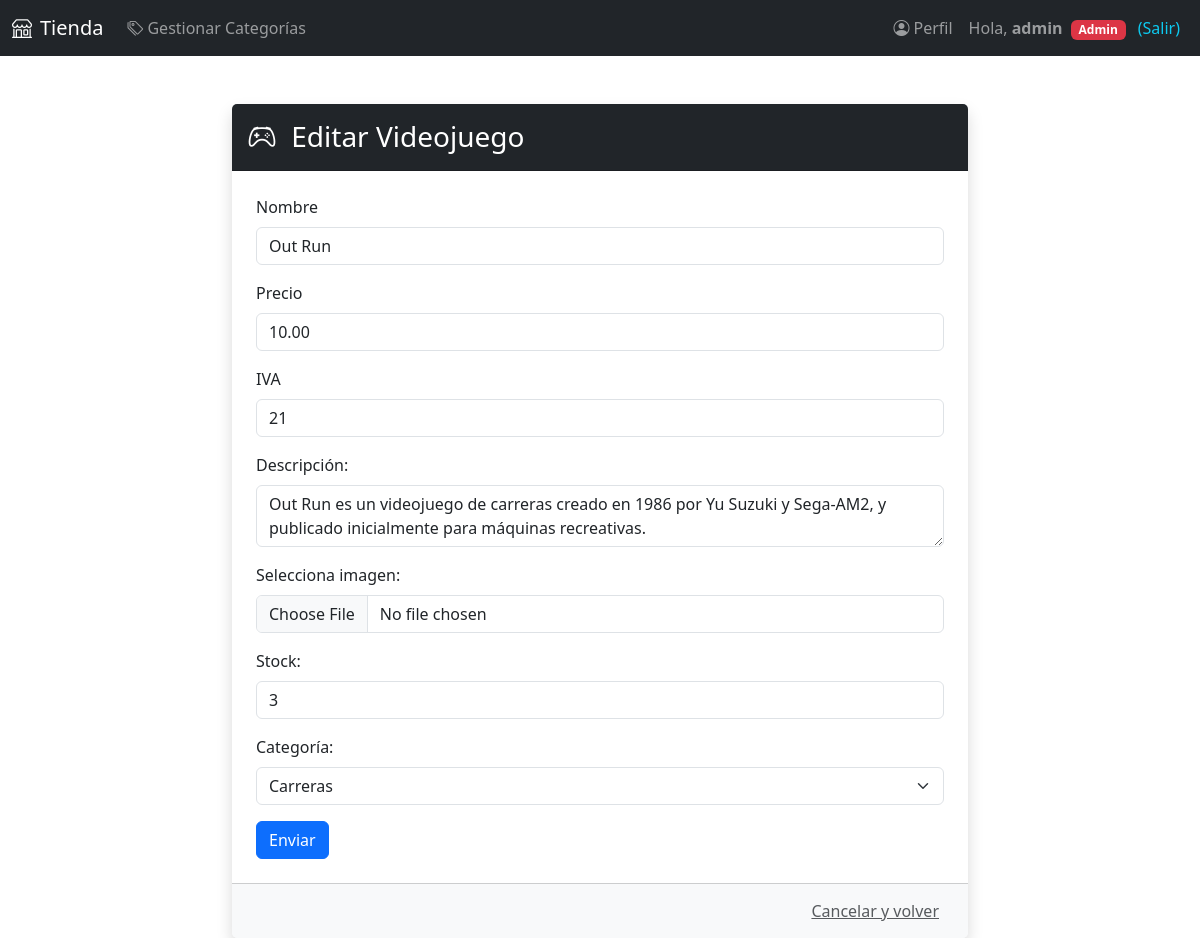
The app's page /articulos/edit/6 (signed in) with its own data.
### aplicacion/models.py (models this page shows, shortened)
class Usuarios(db.Model, UserMixin):
    __tablename__ = 'usuarios'
    id = Column(Integer, primary_key=True)
    username = Column(String(100), nullable=False)
    password_hash = Column(String(128), nullable=False)
    nombre = Column(String(200), nullable=False)
    email = Column(String(200), nullable=False, unique=True)
    admin = Column(Boolean, default=False)
    @property
    def password(self):
        raise AttributeError('password is not a readable attribute')

class Articulos(db.Model):
    __tablename__ = 'articulos'
    id = Column(Integer, primary_key=True)
    nombre = Column(String(100), nullable=False)
    precio = Column(Float, default=0)
    iva = Column(Integer, default=21)
    descripcion = Column(String(255))
    image = Column(String(255))
    stock = Column(Integer, default=0)
    CategoriaId = Column(Integer, ForeignKey('categorias.id'), nullable=False)

### aplicacion/app.py (the view, shortened to what this page needs)
@app.route('/articulos/edit/<int:id>', methods=["GET", "POST"])
@login_required
def articulos_edit(id):
    if not current_user.admin: abort(403)
    art = Articulos.query.get_or_404(id)
    form = formArticulo(obj=art)
    form.CategoriaId.choices = [(c.id, c.nombre) for c in Categorias.query.all()]
    return render_template("articulos_new.html", form=form)

### aplicacion/forms.py
class formArticulo(FlaskForm):
    nombre = StringField('Nombre', validators=[DataRequired("Tienes que poner un nombre")])
    precio = DecimalField('Precio', default=0, validators=[DataRequired("Tienes que poner un precio")])
    iva = IntegerField('IVA', default=21, validators=[DataRequired("Tienes que poner un IVA")])
    descripcion = TextAreaField('Descripción:')
    photo = FileField('Selecciona imagen:')
    stock = IntegerField('Stock:', default=1, validators=[DataRequired("Tienes que poner una cantidad de stock")])
    CategoriaId = SelectField('Categoría:', coerce=int)
    submit = SubmitField('Enviar')

### aplicacion/app.py (called while the page is built)
@login_manager.user_loader
def load_user(user_id):
    return Usuarios.query.get(int(user_id))

@app.context_processor
def inject_permissions():
    return dict(
        is_login=current_user.is_authenticated,
        is_admin=getattr(current_user, 'admin', False)
    )

### aplicacion/templates/articulos_new.html (shortened to what this page needs)
{% extends "base2.html" %}
{% from 'bootstrap5/form.html' import render_form %}
{% block contenido %}
<div class="container mt-5">
    <div class="row justify-content-center">
        <div class="col-md-8">
            <div class="card shadow border-0">
                <div class="card-header bg-dark text-white py-3">
                    <h3 class="mb-0">
                        <span class="bi bi-controller me-2"></span>
                        {% if request.endpoint == 'articulos_new' %}Añadir Nuevo Videojuego{% else %}Editar Videojuego{% endif %}
                    </h3>
                </div>
                <div class="card-body p-4">
                    <form method="post" enctype="multipart/form-data">
                        {{ render_form(form) }}
                    </form>
                </div>
                <div class="card-footer bg-light text-end">
                    <a href="{{ url_for('inicio') }}" class="btn btn-link text-muted">Cancelar y volver</a>
                </div>
            </div>
        </div>
    </div>
</div>
{% endblock %}

### aplicacion/templates/base2.html
{% extends "base.html" %}
{% block navbar %}
<nav class="navbar navbar-expand-lg navbar-dark bg-dark">
    <div class="container-fluid">
        <a class="navbar-brand" href="/"><span class="bi bi-shop me-2"></span>Tienda</a>
        <div class="collapse navbar-collapse" id="navbarNav">
            <ul class="navbar-nav me-auto">
                {% if is_admin %}
                <li class="nav-item">
                    <a class="nav-link" href="{{ url_for('categorias_lista') }}">
                        <span class="bi bi-tags me-1"></span>Gestionar Categorías
                    </a>
                </li>
                {% endif %}
            </ul>
            <ul class="navbar-nav ms-auto">
                {% if is_login %}
                <li class="nav-item">
                    <a class="nav-link" href="{{ url_for('perfil', username=current_user.username) }}">
                        <span class="bi bi-person-circle me-1"></span>Perfil
                    </a>
                </li>
                <li class="nav-item">
                    <a class="nav-link" href="{{ url_for('logout') }}">
                        Hola, <strong>{{ current_user.username }}</strong>
                        {% if is_admin %}<span class="badge bg-danger ms-1">Admin</span>{% endif %}
                        <span class="ms-2 text-info">(Salir)</span>
                    </a>
                </li>
                {% else %}
                <li class="nav-item"><a class="nav-link" href="{{ url_for('login') }}">Login</a></li>
                <li class="nav-item"><a class="nav-link" href="{{ url_for('registro') }}">Registro</a></li>
                {% endif %}
            </ul>
        </div>
    </div>
</nav>
{% endblock %}
{% block content %}
    {% block contenido %}{% endblock %}
{% endblock %}

### records on screen
Usuarios: username "admin"
Articulos: nombre "Out Run", precio "10.00", iva "21", descripcion "Out Run es un videojuego de carreras creado en 1986 por Yu Suzuki y Sega-AM2, y publicado inicialmente para máquinas recreativas.", stock "3", CategoriaId "Carreras"
